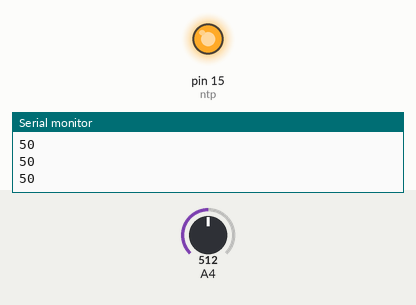
This sketch was run on a simulated Arduino Mega 2560, built with avr-gcc and run on an emulated ATmega2560. On the bench: output pins drawn as LEDs (lit = HIGH), the last lines printed to the serial monitor. Inputs (shaded band) come from the test bench; at power-on: A4 = 512.

Above: at 1.2 s.
1.3 s: A4 set to 12
2.8 s: A4 set to 9
At 3.6 s:
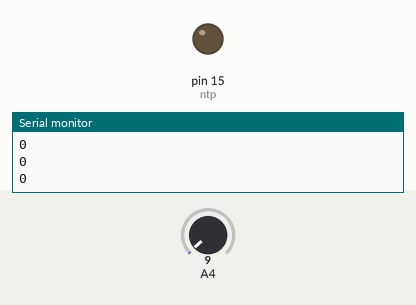
4.3 s: A4 set to 122
At 4.7 s:
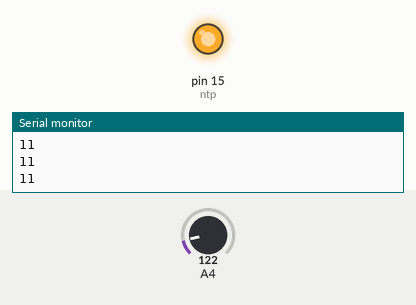
5.8 s: A4 set to 0
At 7.0 s:
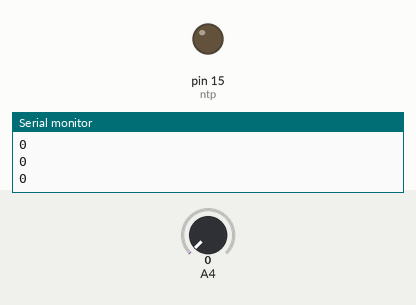
Timing chart, 0 to 8.3 s (numbered marks = the images above; inputs shaded):
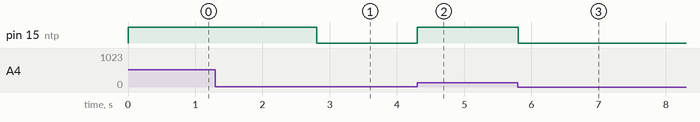

The sketch:

ldr_ntp.ino
```cpp
#include <analogWrite.h>
int ntp = 15;
int LDR = 36;


void setup() {
  Serial.begin(9600);
  pinMode(ntp,OUTPUT);
  pinMode(LDR,INPUT_PULLUP);

}

void loop() {
  int val = map(analogRead(36),0,1024,0,100);
  Serial.println(val);
  digitalWrite(ntp,val);


}
```

Measured:
- the behaviour switches between 11 and 10 on A4 (found by bisection; images 0 and 1)
- after the input at 2.8 s, pin 15 (ntp): HIGH → LOW at once
- after the input at 4.3 s, pin 15 (ntp): LOW → HIGH at once
- after the input at 5.8 s, pin 15 (ntp): HIGH → LOW at once
